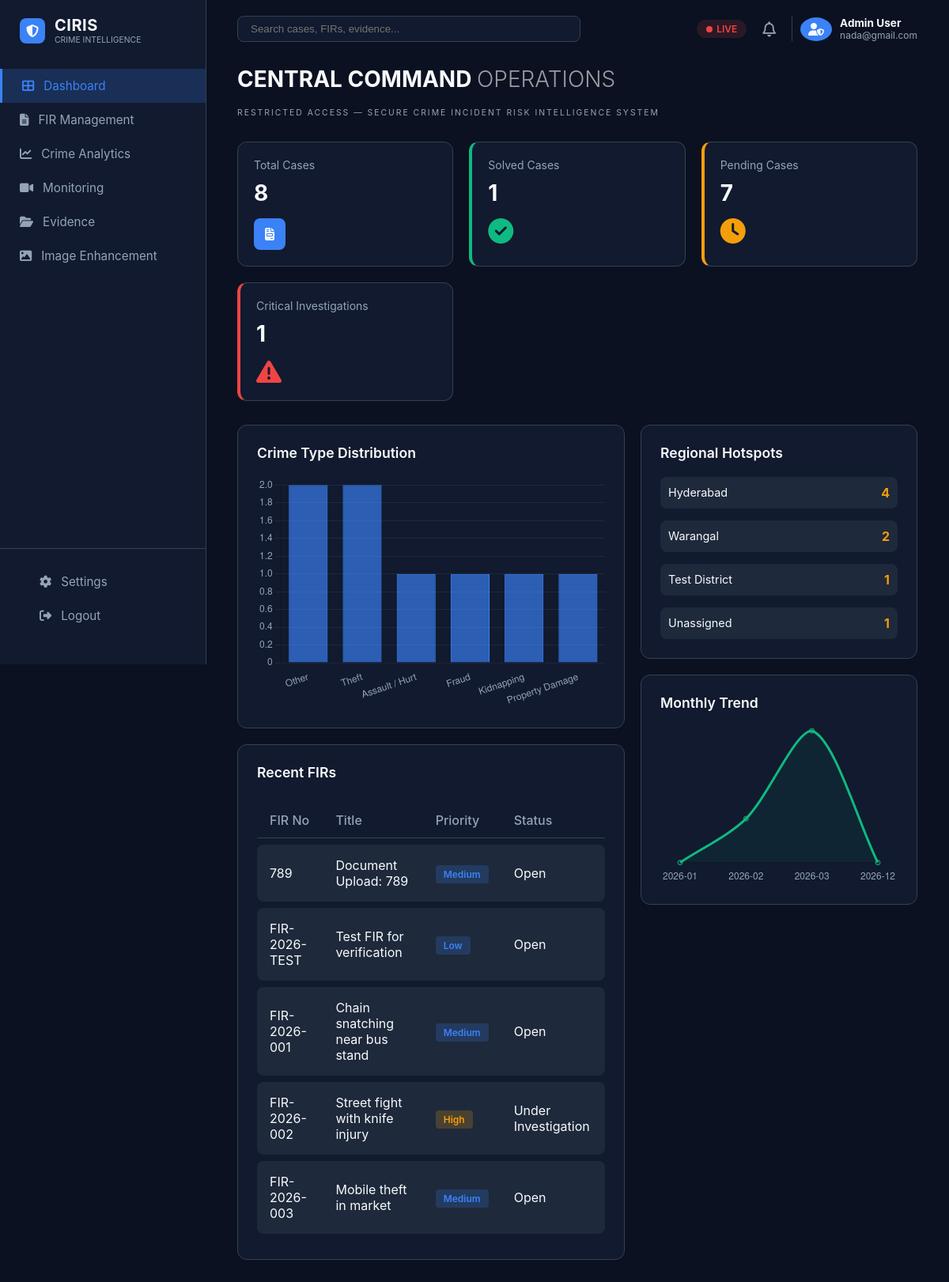
/dashboard (signed in), run on the app's committed database.
### app/models.py (models this page shows)
class FIR(Base):
    __tablename__ = "firs"
    id = Column(Integer, primary_key=True, index=True)
    fir_number = Column(String(50), unique=True, nullable=False, index=True)
    title = Column(String(255), nullable=False)
    station_name = Column(String(120), nullable=False)
    district = Column(String(120), nullable=False, index=True)
    incident_date = Column(Date, nullable=False, index=True)
    incident_time = Column(Time, nullable=True)
    legal_section = Column(String(255), nullable=True)
    crime_type = Column(String(120), nullable=False, index=True)
    priority = Column(String(50), nullable=False, default="Medium")
    status = Column(String(50), nullable=False, default="Open")
    complainant_name = Column(String(120), nullable=True)
    accused_name = Column(String(120), nullable=True)
    location_text = Column(String(255), nullable=True)
    description = Column(Text, nullable=False)
    raw_fir_text = Column(Text, nullable=True)
    evidence_summary = Column(Text, nullable=True)
    image_path = Column(String(255), nullable=True)
    tags = Column(String(255), nullable=True)
    created_at = Column(DateTime(timezone=True), server_default=func.now())

### app/main.py (the view)
@app.get("/dashboard", response_class=HTMLResponse)
def dashboard(request: Request, db: Session = Depends(get_db)):
    redirect = redirect_if_not_logged_in(request)
    if redirect:
        return redirect
    total_firs = db.query(func.count(FIR.id)).scalar() or 0
    open_cases = db.query(func.count(FIR.id)).filter(FIR.status.in_(["Open", "Under Investigation", "High Alert"])).scalar() or 0
    critical_cases = db.query(func.count(FIR.id)).filter(FIR.priority == "Critical").scalar() or 0
    high_priority = db.query(func.count(FIR.id)).filter(FIR.priority.in_(["High", "Critical"])).scalar() or 0
    top_districts = (
        db.query(FIR.district, func.count(FIR.id).label("count"))
        .group_by(FIR.district)
        .order_by(desc("count"))
        .limit(5)
        .all()
    )
    crime_distribution = (
        db.query(FIR.crime_type, func.count(FIR.id).label("count"))
        .group_by(FIR.crime_type)
        .order_by(desc("count"))
        .all()
    )
    monthly_trend = (
        db.query(func.strftime("%Y-%m", FIR.incident_date).label("month"), func.count(FIR.id).label("count"))
        .group_by("month")
        .order_by("month")
        .all()
    )
    recent_firs = db.query(FIR).order_by(FIR.created_at.desc()).limit(5).all()
    return templates.TemplateResponse(
        "dashboard.html",
        {
            "request": request,
            "user": request.session.get("user"),
            "total_firs": total_firs,
            "open_cases": open_cases,
            "critical_cases": critical_cases,
            "high_priority": high_priority,
            "top_districts": [{"district": row[0], "count": row[1]} for row in top_districts],
            "crime_distribution": [{"crime_type": row[0], "count": row[1]} for row in crime_distribution],
            "monthly_trend": [{"month": row[0], "count": row[1]} for row in monthly_trend],
            "recent_firs": recent_firs,
        },
    )

### app/templates/dashboard.html
{% extends "base.html" %}
{% block content %}
<div style="margin-bottom: 30px;">
    <h1 style="font-size: 1.75rem; font-weight: 700;">CENTRAL COMMAND <span
            style="font-weight: 300; opacity: 0.6;">OPERATIONS</span></h1>
    <div style="font-size: 0.65rem; color: var(--text-muted); letter-spacing: 2px; text-transform: uppercase;">
        RESTRICTED ACCESS — SECURE CRIME INCIDENT RISK INTELLIGENCE SYSTEM
    </div>
</div>
<div class="stats-grid">
    <div class="stat-card">
        <div class="stat-label">Total Cases</div>
        <div class="stat-value">{{ total_firs }}</div>
        <div
            style="margin-top: 15px; background: var(--accent-blue); width: 40px; height: 40px; border-radius: 8px; display: flex; align-items: center; justify-content: center;">
            <i class="fas fa-file-invoice"></i>
        </div>
    </div>
    <div class="stat-card" style="border-left: 4px solid var(--accent-green);">
        <div class="stat-label">Solved Cases</div>
        <div class="stat-value">{{ total_firs - open_cases }}</div>
        <div style="margin-top: 15px; color: var(--accent-green);">
            <i class="fas fa-check-circle fa-2x"></i>
        </div>
    </div>
    <div class="stat-card" style="border-left: 4px solid var(--accent-orange);">
        <div class="stat-label">Pending Cases</div>
        <div class="stat-value">{{ open_cases }}</div>
        <div style="margin-top: 15px; color: var(--accent-orange);">
            <i class="fas fa-clock fa-2x"></i>
        </div>
    </div>
    <div class="stat-card" style="border-left: 4px solid var(--accent-red);">
        <div class="stat-label">Critical Investigations</div>
        <div class="stat-value">{{ critical_cases }}</div>
        <div style="margin-top: 15px; color: var(--accent-red);">
            <i class="fas fa-exclamation-triangle fa-2x"></i>
        </div>
    </div>
</div>
<div style="display: grid; grid-template-columns: 2fr 1fr; gap: 20px;">
    <div>
        <div class="chart-container">
            <div class="chart-header">Crime Type Distribution</div>
            <canvas id="crimeTypeChart" height="200"></canvas>
        </div>
        <div class="chart-container">
            <div class="chart-header">Recent FIRs</div>
            <div class="table-responsive">
                <table class="table-custom">
                    <thead>
                        <tr>
                            <th>FIR No</th>
                            <th>Title</th>
                            <th>Priority</th>
                            <th>Status</th>
                        </tr>
                    </thead>
                    <tbody>
                        {% for fir in recent_firs %}
                        <tr>
                            <td>{{ fir.fir_number }}</td>
                            <td>{{ fir.title }}</td>
                            <td>
                                <span style="background:
                                    {% if fir.priority == 'Critical' %}rgba(239, 68, 68, 0.2); color: var(--accent-red)
                                    {% elif fir.priority == 'High' %}rgba(245, 158, 11, 0.2); color: var(--accent-orange)
                                    {% else %}rgba(59, 130, 246, 0.2); color: var(--accent-blue)
                                    {% endif %};
                                    padding: 4px 10px; border-radius: 4px; font-size: 0.75rem; font-weight: 600;">
                                    {{ fir.priority }}
                                </span>
                            </td>
                            <td>{{ fir.status }}</td>
                        </tr>
                        {% endfor %}
                    </tbody>
                </table>
            </div>
        </div>
    </div>
    <div>
        <div class="chart-container">
            <div class="chart-header">Regional Hotspots</div>
            <div style="display: flex; flex-direction: column; gap: 15px;">
                {% for item in top_districts %}
                <div
                    style="display: flex; justify-content: space-between; align-items: center; padding: 10px; background: var(--card-bg); border-radius: 8px;">
                    <span style="font-size: 0.9rem;">{{ item.district }}</span>
                    <span style="font-weight: 700; color: var(--accent-orange);">{{ item.count }}</span>
                </div>
                {% endfor %}
            </div>
        </div>
        <div class="chart-container">
            <div class="chart-header">Monthly Trend</div>
            <canvas id="monthlyTrendChart" height="200"></canvas>
        </div>
    </div>
</div>
<script>
    const crimeDistribution = {{ crime_distribution | tojson }};
    const monthlyTrend = {{ monthly_trend | tojson }};
    new Chart(document.getElementById("crimeTypeChart"), {
        type: "bar",
        data: {
            labels: crimeDistribution.map(item => item.crime_type),
            datasets: [{
                label: "Cases",
                data: crimeDistribution.map(item => item.count),
                backgroundColor: '#3b82f6aa',
                borderColor: '#3b82f6',
                borderWidth: 1
            }]
        },
        options: {
            responsive: true,
            scales: {
                y: { grid: { color: '#ffffff11' }, ticks: { color: '#94a3b8' } },
                x: { grid: { display: false }, ticks: { color: '#94a3b8' } }
            },
            plugins: { legend: { display: false } }
        }
    });
    new Chart(document.getElementById("monthlyTrendChart"), {
        type: "line",
        data: {
            labels: monthlyTrend.map(item => item.month),
            datasets: [{
                label: "FIR Count",
                data: monthlyTrend.map(item => item.count),
                borderColor: '#10b981',
                tension: 0.3,
                fill: true,
                backgroundColor: '#10b98111'
            }]
        },
        options: {
            responsive: true,
            scales: {
                y: { display: false },
                x: { grid: { display: false }, ticks: { color: '#94a3b8' } }
            },
            plugins: { legend: { display: false } }
        }
    });
</script>
{% endblock %}

### app/static/style.css (style rules this page uses)
:root { --primary-bg: #0b1120; --secondary-bg: #111a2e; --accent-blue: #3b82f6; --accent-green: #10b981; --accent-orange: #f59e0b; --accent-red: #ef4444; --text-main: #f8fafc; --text-muted: #94a3b8; --card-bg: #1e293b; --sidebar-active: #3b82f633; --border-color: #334155; }
body { background-color: var(--primary-bg); color: var(--text-main); font-family: 'Inter', system-ui, -apple-system, sans-serif; margin: 0; padding: 0; overflow-x: hidden; }
.stats-grid { display: grid; grid-template-columns: repeat(auto-fit, minmax(240px, 1fr)); gap: 20px; margin-bottom: 30px; }
.stat-card { background: var(--secondary-bg); border-radius: 12px; padding: 20px; border: 1px solid var(--border-color); }
.stat-label { color: var(--text-muted); font-size: 0.875rem; margin-bottom: 10px; }
.stat-value { font-size: 1.75rem; font-weight: 700; }
.chart-container { background: var(--secondary-bg); border-radius: 12px; padding: 24px; border: 1px solid var(--border-color); margin-bottom: 20px; }
.chart-header { margin-bottom: 20px; font-weight: 600; font-size: 1.1rem; }
.table-custom { width: 100%; border-collapse: separate; border-spacing: 0 8px; }
.table-custom th { padding: 12px 16px; color: var(--text-muted); font-weight: 500; text-align: left; border-bottom: 1px solid var(--border-color); }
.table-custom td { padding: 16px; background: var(--card-bg); }
.table-custom tr td:first-child { border-radius: 8px 0 0 8px; }
.table-custom tr td:last-child { border-radius: 0 8px 8px 0; }

### data on the page
FIR: fir_number "789", title "Document Upload: 789", priority "Medium", status "Open"
FIR: fir_number "FIR-2026-TEST", title "Test FIR for verification", priority "Low", status "Open"
FIR: fir_number "FIR-2026-001", title "Chain snatching near bus stand", priority "Medium", status "Open"
FIR: fir_number "FIR-2026-002", title "Street fight with knife injury", priority "High", status "Under Investigation"
FIR: fir_number "FIR-2026-003", title "Mobile theft in market", priority "Medium", status "Open"

### other printed values
{{ total_firs }} "8"
{{ total_firs - open_cases }} "1"
{{ open_cases }} "7"
{{ critical_cases }} "1"
{{ item.district }} "Hyderabad" "Warangal" "Test District" "Unassigned"
{{ item.count }} "4" "2" "1" "1"
chart data {{ monthly_trend | tojson }} [{"count": 1, "month": "2026-01"}, {"count": 2, "month": "2026-02"}, {"count": 4, "month": "2026-03"}, {"count": 1, "month": "2026-12"}]
